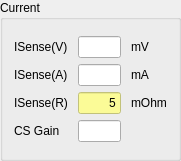
    <widget class="QGroupBox" name="groupBox_10">
     <property name="geometry">
      <rect>
       <x>930</x>
       <y>20</y>
       <width>181</width>
       <height>161</height>
      </rect>
     </property>
     <property name="title">
      <string>Current</string>
     </property>
     <layout class="QGridLayout" name="gridLayout_24">
      <item row="0" column="1">
       <layout class="QGridLayout" name="gridLayout_26">
        <property name="horizontalSpacing">
         <number>10</number>
        </property>
        <item row="2" column="1">
         <widget class="QLineEdit" name="ResistorLineEdit">
          <property name="styleSheet">
           <string notr="true">background-color: rgba(255, 255, 127, 200);</string>
          </property>
          <property name="text">
           <string>5</string>
          </property>
          <property name="alignment">
           <set>Qt::AlignRight|Qt::AlignTrailing|Qt::AlignVCenter</set>
          </property>
         </widget>
        </item>
        <item row="0" column="1">
         <widget class="QLineEdit" name="packCurrentVLineEdit">
          <property name="alignment">
           <set>Qt::AlignRight|Qt::AlignTrailing|Qt::AlignVCenter</set>
          </property>
         </widget>
        </item>
        <item row="2" column="0">
         <widget class="QLabel" name="label_139">
          <property name="text">
           <string>ISense(R)</string>
          </property>
         </widget>
        </item>
        <item row="0" column="0">
         <widget class="QLabel" name="label_143">
          <property name="text">
           <string>ISense(V)</string>
          </property>
         </widget>
        </item>
        <item row="1" column="1">
         <widget class="QLineEdit" name="packCurrentALineEdit">
          <property name="alignment">
           <set>Qt::AlignRight|Qt::AlignTrailing|Qt::AlignVCenter</set>
          </property>
         </widget>
        </item>
        <item row="3" column="1">
         <widget class="QLineEdit" name="CSGainLineEdit">
          <property name="alignment">
           <set>Qt::AlignRight|Qt::AlignTrailing|Qt::AlignVCenter</set>
          </property>
         </widget>
        </item>
        <item row="2" column="2">
         <widget class="QLabel" name="label_148">
          <property name="text">
           <string>mOhm</string>
          </property>
         </widget>
        </item>
        <item row="1" column="0">
         <widget class="QLabel" name="label_150">
          <property name="text">
           <string>ISense(A)</string>
          </property>
         </widget>
        </item>
        <item row="3" column="0">
         <widget class="QLabel" name="label_138">
          <property name="text">
           <string>CS Gain</string>
          </property>
         </widget>
        </item>
        <item row="1" column="2">
         <widget class="QLabel" name="label_140">
          <property name="text">
           <string>mA</string>
          </property>
         </widget>
        </item>
        <item row="0" column="2">
         <widget class="QLabel" name="label_145">
          <property name="text">
           <string>mV</string>
          </property>
         </widget>
        </item>
       </layout>
      </item>
     </layout>
    </widget>
